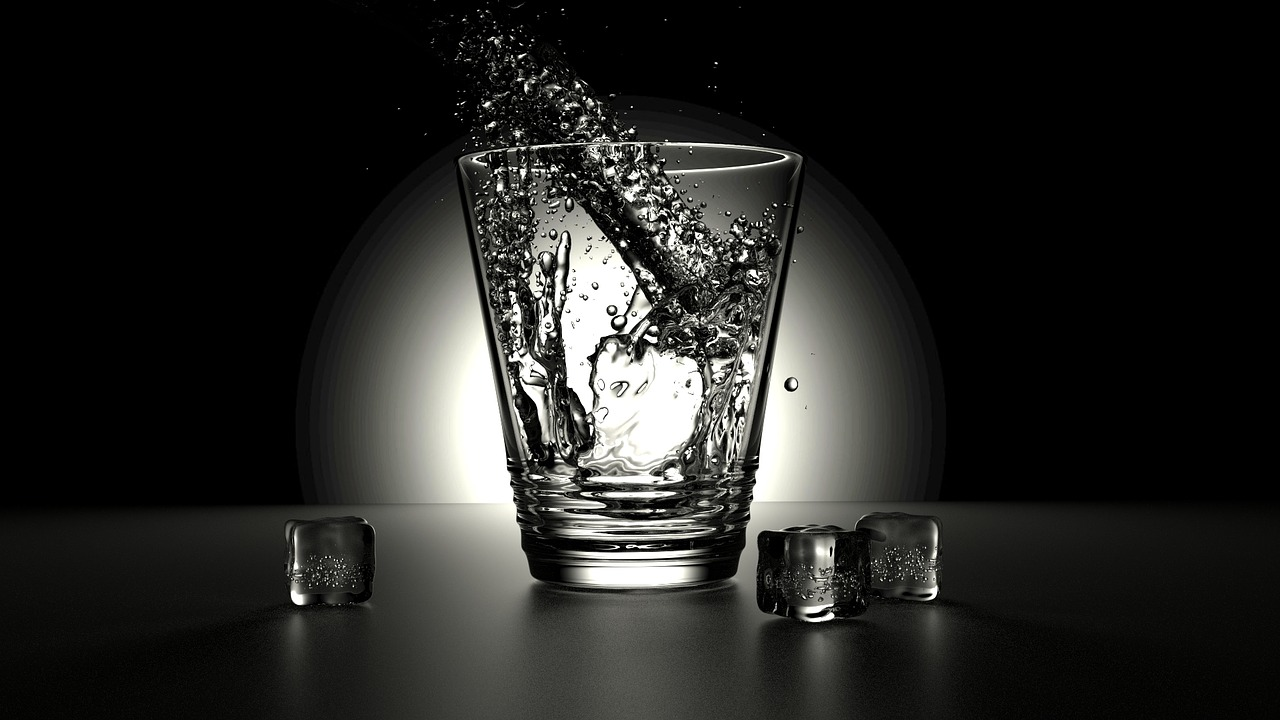
#> input picture img/glass.jpg, 1280 x 720 px
$ python 19.rotationMatrix.py
#> lines starting #> are read from the running program, lines starting #| are printed output that depends on the picture
import math
import cv2

src = cv2.imread("../img/glass.jpg")
#> src is the input picture: shape (720, 1280, 3); mean B, G, R 35.2, 37.3, 37.1

height, width, _ = src.shape
#> height = 720; width = 1280
center = (width/2, height/2)
#> center = (640, 360)
angle = 90
scale = 1
matrix = cv2.getRotationMatrix2D(center, angle, scale)

radians = math.radians(angle)
sin = math.sin(radians)
cos = math.cos(radians)
bound_w = int((height*scale*abs(sin)) + (width*scale*abs(cos)))
#> bound_w = 720
bound_h = int((height*scale*abs(cos)) + (width*scale*abs(sin)))
#> bound_h = 1280

matrix[0, 2] += ((bound_w / 2) - center[0])
matrix[1, 2] += ((bound_h / 2) - center[1])

dst = cv2.warpAffine(src, matrix, (bound_w, bound_h))
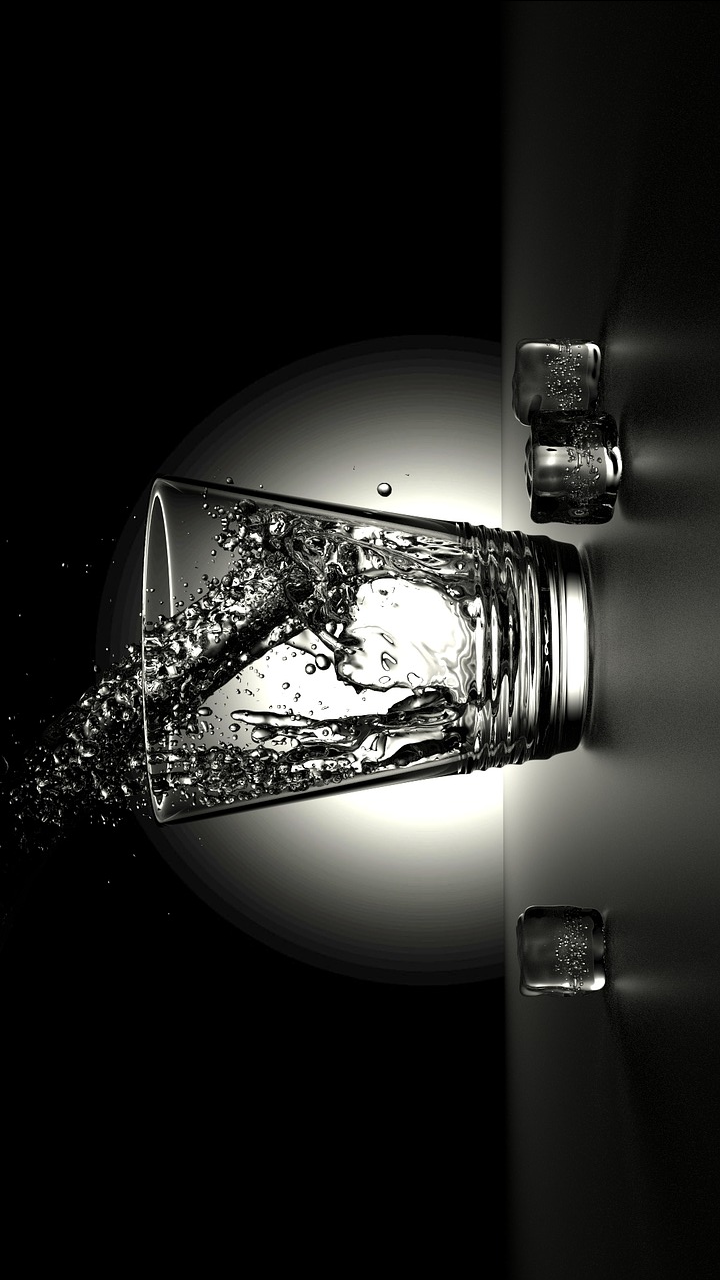
#> dst: shape (1280, 720, 3); mean B, G, R 35.2, 37.3, 37.1

cv2.imshow("src", src)
cv2.imshow("dst", dst)
cv2.waitKey(0)
cv2.destroyAllWindows()

$ run again, with img/beagle.jpg copied over img/glass.jpg
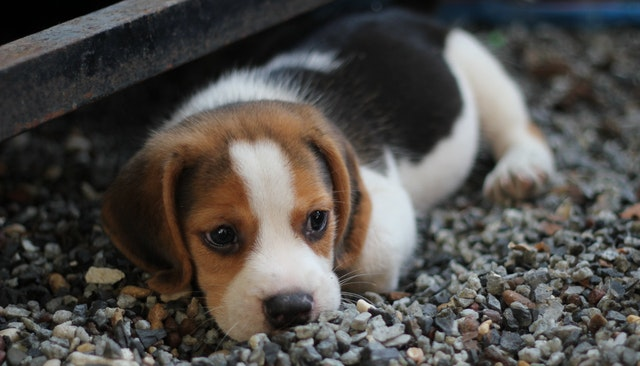
#> input picture img/beagle.jpg, 640 x 366 px
#> src is the input picture: shape (366, 640, 3); mean B, G, R 73.8, 77.2, 80.1
#> `dst = cv2.warpAffine(src, matrix, (bound_w, bound_h))`:
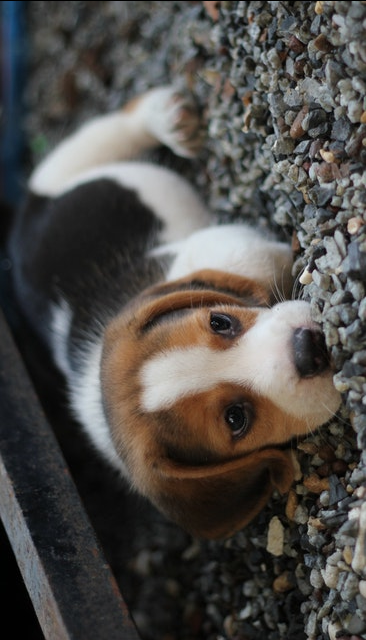
#> dst: shape (640, 366, 3); mean B, G, R 73.8, 77.1, 80
